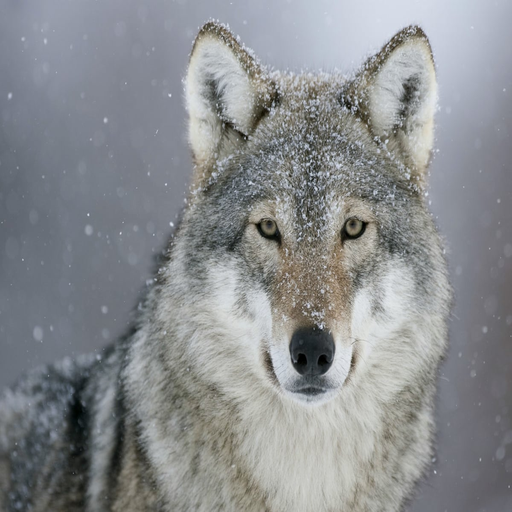
#> input picture Images/04.png, 512 x 512 px
$ python dct.py
#> lines starting #> are read from the running program, lines starting #| are printed output that depends on the picture; long printed decimals are rounded
import cv2
import numpy as np
import matplotlib.pyplot as plt

# Matrice de quantification JPEG
Z = np.array(
    [
        [16, 11, 10, 16, 24,  40,  51,  61],
        [12, 12, 14, 19, 26,  58,  60,  55],
        [14, 13, 16, 24, 40,  57,  69,  56],
        [14, 17, 22, 29, 51,  87,  80,  62],
        [18, 22, 37, 56, 68,  109, 103, 77],
        [24, 35, 55, 64, 81,  104, 113, 92],
        [49, 64, 78, 87, 103, 121, 120, 101],
        [72, 92, 95, 98, 112, 100, 103, 99]
    ]
)

# Matrice de quantification alternative permettant un meilleur taux de compression
Z2 = np.array(
    [[16,  12,  12,  18,  26,  40,  50,  56],
     [11,  13,  19,  23,  31,  56,  61,  50],
     [15,  16,  16,  26,  41,  53,  66,  59],
     [17,  19,  19,  30,  46,  82,  84,  61],
     [22,  24,  39,  53,  66, 109, 108,  75],
     [22,  36,  53,  64,  80, 106, 112,  91],
     [51,  64,  79,  87, 106, 120, 115,  97],
     [75,  95,  94, 103, 115, 102, 102,  96]],
)


def RMSE(I0, I1):
    """ Mesure de la RMSE entre les images I0 et I1 """
    assert I0.shape == I1.shape
    H, W = I0.shape
    return np.sqrt(np.sum((I1.astype(np.float32) - I0.astype(np.float32))**2) / (H * W))


def zigzag(H, W):
    """ Retourne une liste de tuples représentant les coordonnées du zigzag d'encodage d'ume image HxW """
    x = 0
    y = 0
    L = [(x, y)]

    b = True

    while x < W and y < H:
        if x == 0 or y == 0 or x == W - 1 or y == H - 1:
            if b and y == 0 or not b and y == H-1:
                x += 1
            else:
                y += 1
            b = not b
            L.append((x,y))

        if b:
            x += 1
            y -= 1
        else:
            x -= 1
            y += 1
        L.append((x,y))
    return L[:-1]


def plage(L):
    """ Retourne le codage en plage de la liste L """
    i = 1
    n = 0
    res = []
    for k in L:
        if k == i:
            n += 1
        else:
            res.append(n)
            n = 1
            i = 1 - i
    res.append(n)
    return res


def un_plage(L):
    """ Retourne le décodage en plage de la liste L """
    res = []
    i = 1
    for n in L:
        res += n * [i]
        i = 1-i
    return res


def bits(i):
    """ Retourne le nombre de bits nécessaire pour encoder l'entier i """
    return int(np.log(i) / np.log(2)) + 1


def pos_encoding(L):
    """ Prend la liste des positions non nulles [1, 1, 0, 0, 1, 0, 0, 0...] encodée en plage et retourne le nombre
     de bits optimal pour encoder cette liste """
    max_bits = bits(max(L))  # Nombre de bits pour encoder le nombre maximal de la liste sur un bloc
    min_len_bits = None
    min_len = None
    for b in range(1, max_bits + 1):
        n = 0
        for val in L:
            v = val
            while v > 0:
                n += b
                v -= 2**b - 1
                if v > 0:
                    n += b
        if min_len is None or n < min_len:
            min_len = n
            min_len_bits = b
    return min_len_bits


def calc_size(non_zero_val_matrix, non_zero_pos_matrix):
    """ Retourne le nombre de bits nécessaire pour encoder l'image compressée
    non_zero_val_matrix est une liste de liste comportant les coefficients non nuls de chaque bloc
    non_zero_pos_matrix est une liste de liste comportant les positions des coefficients non nuls de chaque bloc,
    encodée en plage """
    non_zero_val_bits = []
    for non_zero_val_list in non_zero_val_matrix.flatten():
        if non_zero_val_list:
            # 3 bits pour le nombre de bits par élement, ce qui permet un élement max de 2^(2^3) - 1 = 255 dans la
            # matrice de DCT quantifiée
            # 1 bit pour le signe et le nombre de bits nécessaire pour encoder la valeur maximale du bloc en valeur
            # absolue
            non_zero_val_bits.append(3 + len(non_zero_val_list) * (1 + bits(max(np.abs(np.array(non_zero_val_list))))))

    non_zero_pos_bits = []
    for non_zero_pos_list in non_zero_pos_matrix.flatten():
        non_zero_pos_bits.append(len(non_zero_pos_list) * pos_encoding(np.abs(np.array(non_zero_pos_list))))

    N = sum(non_zero_pos_bits) + sum(non_zero_val_bits)
    return N


def image_reconstruction(DCT_q):
    """ Reconstruit une image à partir d'une DCT quantifiée """
    I_rec = np.zeros(DCT_q.shape)
    H, W = I_rec.shape

    for i in range(0, H, 8):
        for j in range(0, W, 8):
            I_rec[i:i + 8, j:j+8] = cv2.idct(DCT_q[i:i + 8, j:j+8] * Z)
    I_rec = np.clip(I_rec, 0, 255).astype(np.uint8)
    return I_rec


def DCT_reconstruction(non_zero_val_matrix, non_zero_pos_matrix):
    """ Reconstruit une matrice de l'ensemble des DCT quantifiée 8x8 à partir de :
    non_zero_val_matrix : liste de liste comportant les coefficients non nuls de chaque bloc
    non_zero_pos_matrix : liste de liste comportant les positions des coefficients non nuls de chaque bloc, encodée
    en plage
    """
    H, W = non_zero_val_matrix.shape  # val et L sont de taille (H/8, W/8) avec H,W la taille de l'image de base
    H *= 8
    W *= 8
    DCT = np.zeros((H, W))
    zz_coords = zigzag(8, 8)

    last_top_left_val = 0  # Valeur du dernier coin sup. gauche (pour codage prédictif)

    for i in range(int(H/8)):
        for j in range(int(W/8)):
            block_non_zero_pos = un_plage(non_zero_pos_matrix[i, j])
            block_non_zero_values = non_zero_val_matrix[i, j]

            assert len(np.where(np.array(block_non_zero_pos) == 1)[0]) == len(block_non_zero_values)
            n = 0  # Nombre de valeurs non-nulles traitées
            top_left = True  # Booléen indiquant si la valeur en train d'être traitée est un coin sup. gauche de bloc
            for k, coord in enumerate(zz_coords):
                if encode_diff:
                    # Avec codage prédictif
                    value = 0  # Valeur du pixel
                    if top_left:
                        # Les coins sup. gauche sont codés comme la différence de leur valeur à celle du coin sup.
                        # gauche précédent
                        value = last_top_left_val

                    if block_non_zero_pos[k]:
                        # Si la valeur à cette position est non-nulle :
                        value += block_non_zero_values[n]  # mise à jour de la valeur
                        n += 1  # Incrément du compteur de valeurs non-nulles traitées

                    if top_left:
                        # Mise à jour de la dernière valeur du coin sup. gauche
                        last_top_left_val = value

                    # Mise à jour de la matrice
                    DCT[coord[1] + 8*i, coord[0] + 8*j] = value
                    top_left = False
                else:
                    # Sans codage prédictif
                    if block_non_zero_pos[k]:
                        DCT[coord[1] + 8 * i, coord[0] + 8 * j] = block_non_zero_values[n]
                        n += 1
    return DCT


def compression(I):
    """ Retourne la version compressée de I et le taux de compression associé """
    global Z
    H, W = I.shape
    If = I.astype(np.float32)

    non_zero_val_matrix = []  # Matrice H/8 x W/8 contenant les listes de valeurs quantifiées non nulles
    non_zero_pos_matrix = []  # Matrice H/8 x W/8 contenant les listes de 0 et 1 indiquant les positions des valeurs non nulles
    zz_coords = zigzag(8, 8)
    last_top_left_val = 0  # Valeur du coin sup. gauche précédent (pour codage prédictif)

    for i in range(0, H, 8):
        line_non_zero_val = []
        line_non_zero_pos = []
        for j in range(0, W, 8):
            dct = cv2.dct(If[i:i+8, j:j+8])  # DCT d'un bloc 8x8 de l'image
            T = np.fix(dct/Z)  # Quantification

            block_non_zero_pos = []
            block_non_zero_val = []
            for coord in zz_coords:
                # Parcours en zigzag
                x = coord[0]
                y = coord[1]
                value = T[y, x]

                if encode_diff:
                    # Si encodage prédictif : calcul de la différence au coin sup. gauche précédent pour les coins
                    # sup. gauches
                    if x == y == 0:
                        value -= last_top_left_val
                        last_top_left_val = T[y, x]

                non_zero = int(value != 0)  # 0 si valeur nulle, 0 sinon
                block_non_zero_pos.append(non_zero)

                if non_zero:
                    # Récupération de la valeur si elle n'est pas nulle
                    block_non_zero_val.append(value)

            line_non_zero_pos.append(plage(block_non_zero_pos))  # Codage en plage des positions
            line_non_zero_val.append(block_non_zero_val)

        non_zero_pos_matrix.append(line_non_zero_pos)
        non_zero_val_matrix.append(line_non_zero_val)

    non_zero_pos_matrix = np.array(non_zero_pos_matrix, dtype=object)
    non_zero_val_matrix = np.array(non_zero_val_matrix, dtype=object)

    # Calcul du taux de compression
    size = calc_size(non_zero_val_matrix.flatten(), non_zero_pos_matrix.flatten())
    taux_comp = H * W * 8 / size

    # Reconstruction de la matrice de blocs de DCT
    DCT_rec = DCT_reconstruction(non_zero_val_matrix, non_zero_pos_matrix)

    return image_reconstruction(DCT_rec), taux_comp


def main():
    I = cv2.imread("Images/04.png", 0)
#> I: shape (512, 512); min 0, max 231, mean 139.4
    I_autocorr = np.corrcoef(I)

    plt.figure()

    plt.subplot(1, 3, 1)
    plt.imshow(I, 'gray')
    plt.title('Image')

    plt.subplot(1, 3, 2)
    plt.imshow(I_autocorr, 'gray')
    plt.title('Autocorrelation')

    plt.subplot(1, 3, 3)
    plt.hist(I.ravel(), 256, [0, 256])
    plt.title('Histogramme de distribution des intensités')

    DCT = cv2.dct(I.astype(np.float32))
    DCTlog = np.log(np.abs(DCT))
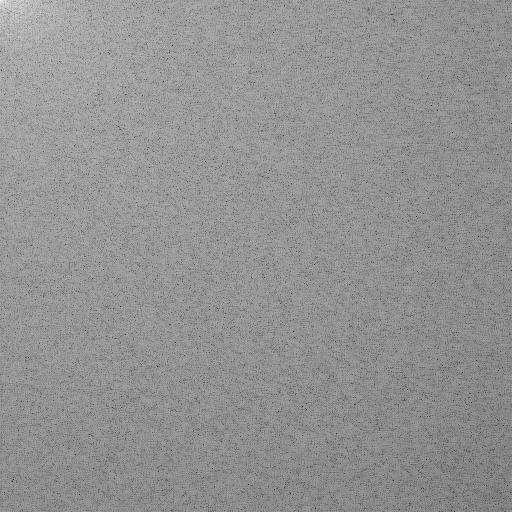
#> DCTlog: shape (512, 512) float32; min -11.85, max 11.18, mean 1.43; drawn with min black and max white
    DCT_autocorr = np.corrcoef(DCT)
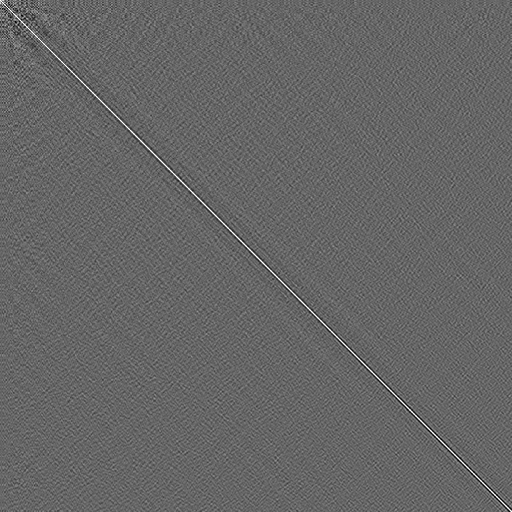
#> DCT_autocorr: shape (512, 512) float64; min -0.669, max 1, mean 0.000103; drawn with min black and max white

    plt.figure(2)

    plt.subplot(2, 2, 1)
    plt.imshow(DCT, 'gray')
    plt.title('DCT')

    plt.subplot(2, 2, 2)
    plt.imshow(DCTlog, 'gray')
    plt.title('log(|DCT|)')

    plt.subplot(2, 2, 3)
    plt.imshow(DCT_autocorr, 'gray')
    plt.title('Autocorrelation de la DCT')

    plt.subplot(2, 2, 4)
    plt.hist(DCT.ravel(), bins=500, range=[-200, 200])
    plt.title('Histogramme de distribution des intensités')

    I_rec, taux_comp = compression(I)
#> the loop in calc_size, `for non_zero_val_list in non_zero_val_matrix.flatten():` made 4096 passes
#> non_zero_val_list on passes 1 to 3: [32], [], [1]
#> the loop in calc_size, `for non_zero_pos_list in non_zero_pos_matrix.flatten():` made 4096 passes
#> non_zero_pos_list on passes 1 to 3: [1, 63], [0, 64], [1, 63]
#> in DCT_reconstruction, `DCT = np.zeros((H, W))`: DCT: shape (512, 512) float64; every value is 0
#> after the loop in DCT_reconstruction, `for i in range(int(H/8)):`:
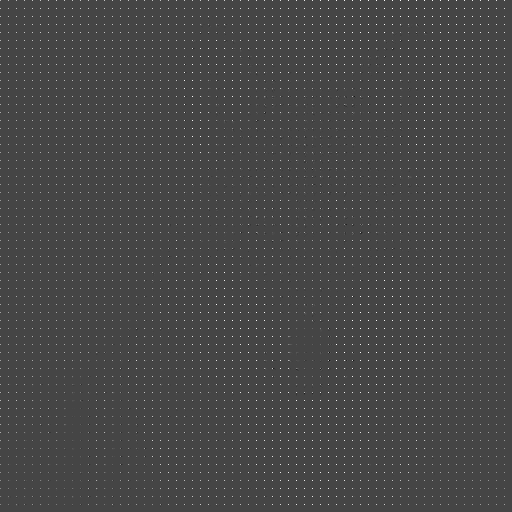
#> DCT: shape (512, 512) float64; min -19, max 51, mean 0.5; drawn with min black and max white
#> after the loop in image_reconstruction, `for i in range(0, H, 8):`:
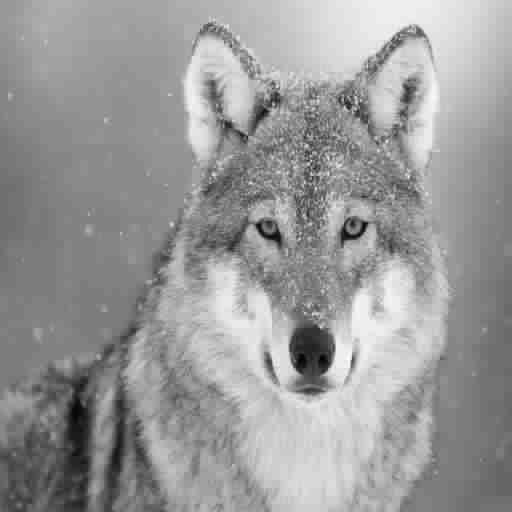
#> I_rec: shape (512, 512) float64; min -5.59, max 231.7, mean 137.3; drawn with min black and max white
    diff = np.abs(I_rec.astype(np.int16) - I.astype(np.int16)).astype(np.uint8)
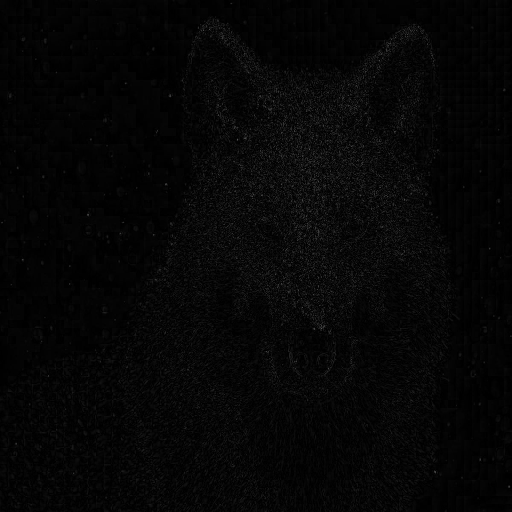
#> diff: shape (512, 512); min 0, max 85, mean 5.8
    cv2.imwrite("res_dct.png", I_rec)
    cv2.imwrite("diff_dct.png", diff)

    print(f"RMSE : {RMSE(I, I_rec)}")
#| RMSE : 8.639
    print(f"Taux de compression : {taux_comp}")
#| Taux de compression : 15.006

    plt.figure(3)
    plt.subplot(1,3,1)
    plt.imshow(I, "gray")
    plt.title('Image originale')
    plt.subplot(1,3,2)
    plt.imshow(I_rec, "gray")
    plt.title('Image reconstruite')
    plt.subplot(1,3,3)
    plt.imshow(diff, "gray")
    plt.title('Différence')
    plt.show()
#> figure, not shown here; panel 3: tallest bar 4872 high, from x = 114 to 115
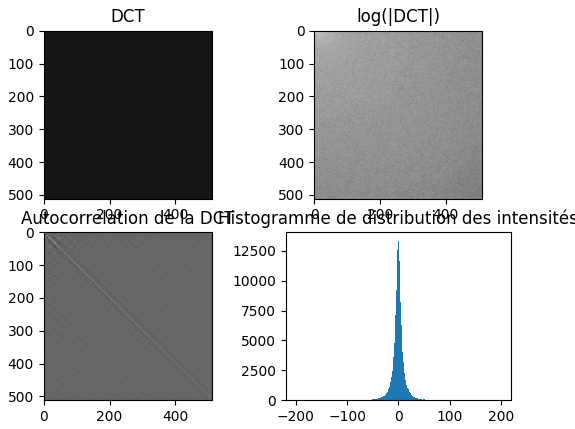
#> figure drawn by matplotlib, 4 panels; panel 4: tallest bar 13399 high, from x = -0.8 to 0

    cv2.imwrite("oreille.png", I[10:190, 170:300])
    cv2.imwrite("oreille_dct.png", I_rec[10:190, 170:300])
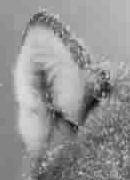
#> saved as oreille_dct.png: shape (180, 130); min 9, max 222, mean 147.6


def test_rand():
    """ Fonction qui génère des variations aléatoires de Z pour chercher une version plus efficace """
    global Z
    I = cv2.imread("Images/04.png", 0)
    I_rec, taux_comp = compression(I)
    best = taux_comp

    Z_i = Z
    best_Z = Z_i
    base_RMSE = RMSE(I, I_rec)

    n = 5
    for i in range(100):
        r = np.fix(np.random.rand(8, 8) * 2 * (n + 1) - (n + 1))
        Z = Z_i + r
        Z[np.where(Z <= 0)] = 1
        I_rec, taux_comp = compression(I)
        err = RMSE(I, I_rec)
        if taux_comp > best and err < base_RMSE:
            best = taux_comp
            best_Z = Z
            print(best, err)
        print(i/100)
    print(best)
    print(best_Z)


if __name__ == "__main__":
    """ z_fac pour atteindre 15 suivant le mode utilisé :
    Pas d'encodage prédictif et Z de base : 3.06
    Encodage prédictif et Z de base : 2.14
    Pas d'encodage prédictif et Z2 : 2.79
    Encodage prédictif et Z2 : 1.91 """
    use_Z2 = False  # Utilisation de la matrice modifiée Z2 plutôt que de la version JPEG Z
    encode_diff = True  # Utilisation de l'encodage prédictif
    z_fac = 2.14  # Facteur de multiplication de la matrice Z
    if use_Z2:
        Z = Z2
    Z = np.round(Z.astype(np.float32) * z_fac).astype(np.uint16)
    main()

$ run again, with Images/01.png copied over Images/04.png
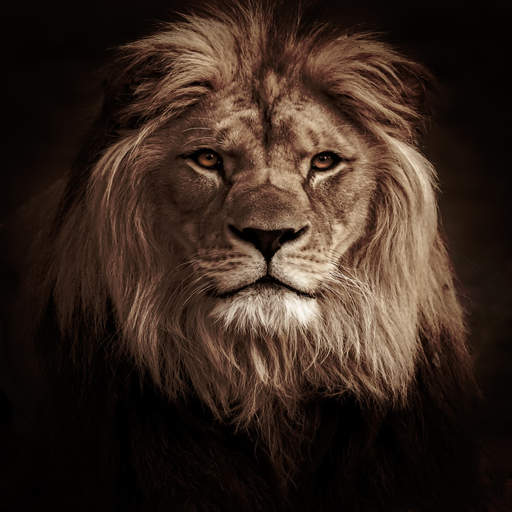
#> input picture Images/01.png, 512 x 512 px
#> the loop in calc_size, `for non_zero_val_list in non_zero_val_matrix.flatten():` made 4096 passes
#> non_zero_val_list on passes 1 to 3: [1], [], []
#> the loop in calc_size, `for non_zero_pos_list in non_zero_pos_matrix.flatten():` made 4096 passes
#> non_zero_pos_list on passes 1 to 3: [1, 63], [0, 64], [0, 64]
#> after the loop in DCT_reconstruction, `for i in range(int(H/8)):`:
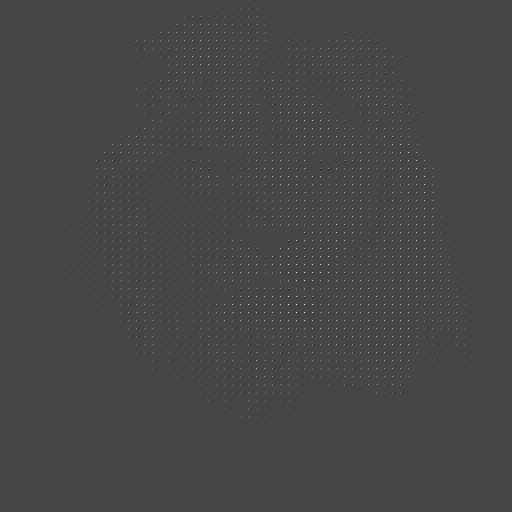
#> DCT: shape (512, 512) float64; min -21, max 55, mean 0.1; drawn with min black and max white
#| RMSE : 8.593
#| Taux de compression : 15.683
#> in main, `cv2.imwrite("oreille_dct.png", I_rec[10:190, 170:300])`:
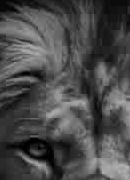
#> saved as oreille_dct.png: shape (180, 130); min 0, max 184, mean 75.4

$ run again, with Images/02.png copied over Images/04.png
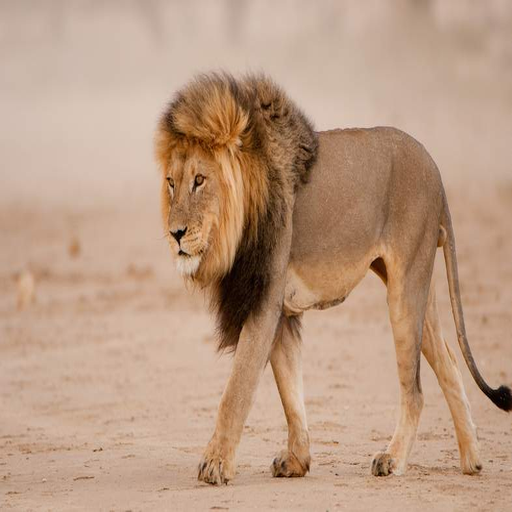
#> input picture Images/02.png, 512 x 512 px
#> the loop in calc_size, `for non_zero_val_list in non_zero_val_matrix.flatten():` made 4096 passes
#> non_zero_val_list on passes 1 to 3: [39], [], [1]
#> the loop in calc_size, `for non_zero_pos_list in non_zero_pos_matrix.flatten():` made 4096 passes
#> non_zero_pos_list on passes 1 to 3: [1, 63], [0, 64], [1, 63]
#> after the loop in DCT_reconstruction, `for i in range(int(H/8)):`:
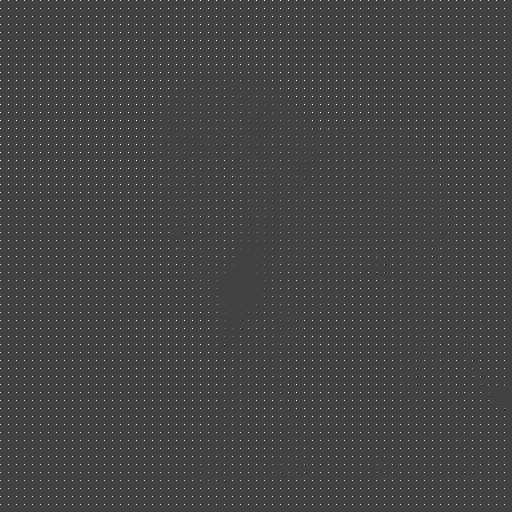
#> DCT: shape (512, 512) float64; min -17, max 48, mean 0.6; drawn with min black and max white
#| RMSE : 6.135
#| Taux de compression : 20.013
#> in main, `cv2.imwrite("oreille.png", I[10:190, 170:300])`:
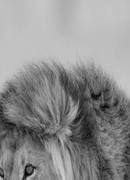
#> saved as oreille.png: shape (180, 130); min 5, max 208, mean 141.8

$ run again, with Images/03.png copied over Images/04.png
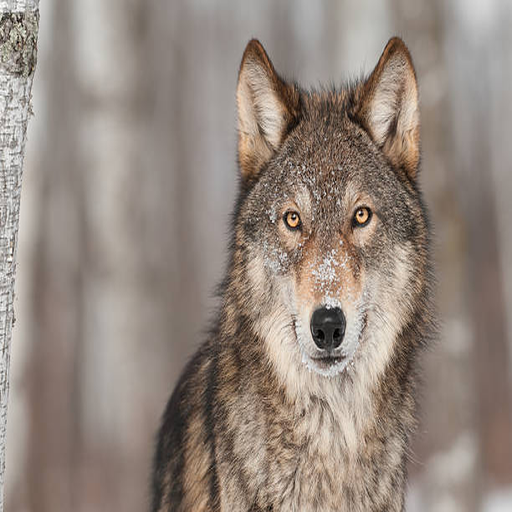
#> input picture Images/03.png, 512 x 512 px
#> the loop in calc_size, `for non_zero_val_list in non_zero_val_matrix.flatten():` made 4096 passes
#> non_zero_val_list on passes 1 to 3: [50, 3, -3, -3, -1, -1, -1, 1], [-5, -2, -1, 1], [3, -1, -3, -1, 4, 1, -1]
#> the loop in calc_size, `for non_zero_pos_list in non_zero_pos_matrix.flatten():` made 4096 passes
#> non_zero_pos_list on passes 1 to 3: [4, 1, 1, 1, 1, 2, 1, 2, 1, 50], [1, 1, 2, 4, 1, 55], [1, 3, 3, 2, 2, 3, 1, 49]
#| RMSE : 10.250
#| Taux de compression : 13.723
#> in main, `cv2.imwrite("oreille_dct.png", I_rec[10:190, 170:300])`:
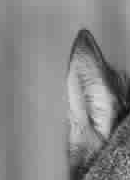
#> saved as oreille_dct.png: shape (180, 130); min 12, max 218, mean 134.5
